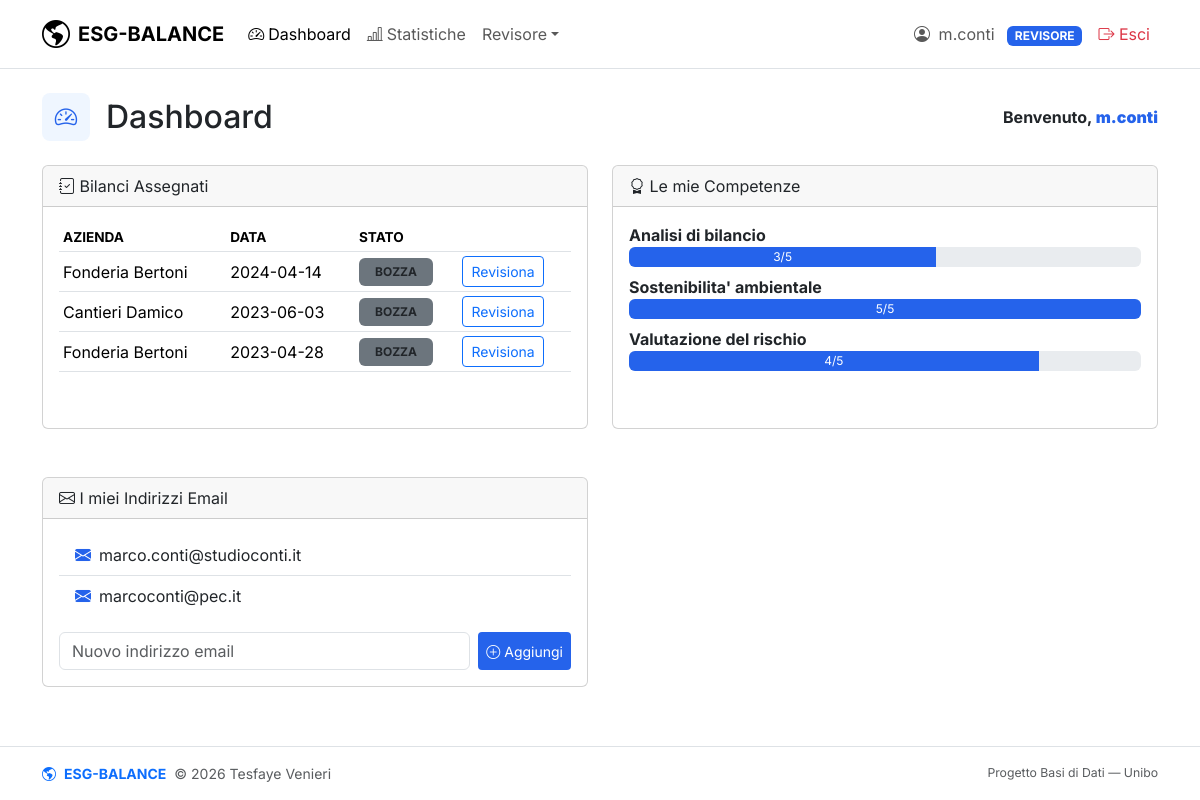
The app's page /pages/dashboard.php (signed in) with its own data.
### tables this page shows
CREATE TABLE competenze_revisore (
    username            VARCHAR(50)     NOT NULL,
    nome_competenza     VARCHAR(100)    NOT NULL,
    livello             TINYINT         NOT NULL,
    PRIMARY KEY (username, nome_competenza),
    FOREIGN KEY (username) REFERENCES revisori(username) ON DELETE CASCADE,
    CONSTRAINT chk_livello CHECK (livello BETWEEN 0 AND 5)
);

CREATE TABLE email_utente (
    username    VARCHAR(50)     NOT NULL,
    email       VARCHAR(150)    NOT NULL,
    PRIMARY KEY (username, email),
    FOREIGN KEY (username) REFERENCES utenti(username) ON DELETE CASCADE
);

### includes/auth.php (called while the page is built, shortened)
<?php
function currentRole(): ?string
{
    return $_SESSION['ruolo'] ?? null;
}
function currentUser(): ?string
{
    return $_SESSION['username'] ?? null;
}

### includes/db.php (called while the page is built, shortened)
<?php
function query(string $sql, array $params = []): array
{
    $pdo = getDBConnection();
    $stmt = $pdo->prepare($sql);
    $stmt->execute($params);
    return $stmt->fetchAll();
}

### includes/functions.php (called while the page is built, shortened)
<?php
function statoBadgeClass(string $stato): string
{
    return match ($stato) {
        'bozza' => 'bg-secondary text-dark',
        'in_revisione' => 'bg-accent text-white',
        'approvato' => 'bg-primary text-white',
        'respinto' => 'bg-secondary text-dark border border-2 border-primary',
        default => 'bg-secondary',
    };
}

### pages/dashboard.php (the view, shortened to what this page needs)
<?php
require_once __DIR__ . '/../includes/auth.php';
require_once __DIR__ . '/../includes/db.php';
require_once __DIR__ . '/../includes/functions.php';
$ruolo = currentRole();
$username = currentUser();
$emails = query("SELECT email FROM email_utente WHERE username = ? ORDER BY email", [$username]);
require_once __DIR__ . '/../includes/header.php';
?>
<div class="dashboard-header d-flex align-items-center justify-content-between mb-4">
    <div class="d-flex align-items-center gap-3">
        <span class="dashboard-icon"><i class="bi bi-speedometer2"></i></span>
        <h2 class="mb-0">Dashboard</h2>
    </div>
    <span class="fw-bold">Benvenuto, <strong class="text-accent"><?php echo htmlspecialchars($username); ?></strong></span>
</div>
<?php if ($ruolo === 'amministratore'): ?>
    <div class="row g-4">
        <div class="col-md-4">
            <div class="dashboard-card card h-100">
                <div class="card-body text-center">
                    <span class="dashboard-icon"><i class="bi bi-file-earmark-text"></i></span>
                    <h5 class="card-title mt-3">Template Bilancio</h5>
                    <p class="card-text">Gestisci le voci contabili del template condiviso.</p>
                    <a href="admin/template.php" class="btn dashboard-btn btn-outline-primary">Gestisci</a>
                </div>
            </div>
        </div>
        <div class="col-md-4">
            <div class="dashboard-card card h-100">
                <div class="card-body text-center">
                    <span class="dashboard-icon"><i class="bi bi-graph-up"></i></span>
                    <h5 class="card-title mt-3">Indicatori ESG</h5>
                    <p class="card-text">Popola la lista degli indicatori ESG.</p>
                    <a href="admin/indicatori.php" class="btn dashboard-btn btn-outline-accent">Gestisci</a>
                </div>
            </div>
        </div>
        <div class="col-md-4">
            <div class="dashboard-card card h-100">
                <div class="card-body text-center">
                    <span class="dashboard-icon"><i class="bi bi-person-check"></i></span>
                    <h5 class="card-title mt-3">Assegna Revisori</h5>
                    <p class="card-text">Assegna revisori ESG ai bilanci aziendali.</p>
                    <a href="admin/assegna_revisore.php" class="btn dashboard-btn btn-outline-accent">Gestisci</a>
                </div>
            </div>
        </div>
    </div>
<?php elseif ($ruolo === 'revisore'): ?>
    <?php
    $bilanci_assegnati = query(
        "SELECT r.id_bilancio, b.data_creazione, b.stato, a.nome AS azienda
         FROM revisioni r
         JOIN bilanci b ON b.id = r.id_bilancio
         JOIN aziende a ON a.id = b.id_azienda
         WHERE r.username_revisore = ?
         ORDER BY b.data_creazione DESC",
        [$username]
    );
    $competenze = query(
        "SELECT nome_competenza, livello FROM competenze_revisore WHERE username = ?",
        [$username]
    );
    ?>
    <div class="row g-4">
        <div class="col-md-6">
            <div class="dashboard-card card h-100">
                <div class="card-header"><i class="bi bi-journal-check"></i> Bilanci Assegnati</div>
                <div class="card-body">
                    <?php if (empty($bilanci_assegnati)): ?>
                        <p class="text-muted">Nessun bilancio assegnato.</p>
                    <?php else: ?>
                        <table class="table table-sm align-middle dashboard-table">
                            <thead>
                                <tr>
                                    <th>Azienda</th>
                                    <th>Data</th>
                                    <th>Stato</th>
                                    <th></th>
                                </tr>
                            </thead>
                            <tbody>
                                <?php foreach ($bilanci_assegnati as $b): ?>
                                    <tr>
                                        <td><?php echo htmlspecialchars($b['azienda']); ?></td>
                                        <td><?php echo $b['data_creazione']; ?></td>
                                        <td><span class="dashboard-badge badge text-uppercase px-3 py-2
                                <?php echo statoBadgeClass($b['stato']); ?>
                                ">
                                                <?php echo $b['stato']; ?></span></td>
                                        <td>
                                            <a href="revisore/revisione.php?id=<?php echo $b['id_bilancio']; ?>"
                                                class="btn btn-sm dashboard-btn btn-outline-primary">Revisiona</a>
                                        </td>
                                    </tr>
                                <?php endforeach; ?>
                            </tbody>
                        </table>
                    <?php endif; ?>
                </div>
            </div>
        </div>
        <div class="col-md-6">
            <div class="dashboard-card card h-100">
                <div class="card-header"><i class="bi bi-award"></i> Le mie Competenze</div>
                <div class="card-body">
                    <?php if (empty($competenze)): ?>
                        <p class="text-muted">Nessuna competenza inserita. <a href="revisore/competenze.php">Aggiungine una</a>.
                        </p>
                    <?php else: ?>
                        <?php foreach ($competenze as $c): ?>
                            <div class="mb-2">
                                <strong><?php echo htmlspecialchars($c['nome_competenza']); ?></strong>
                                <div class="progress" style="height:20px;">
                                    <div class="progress-bar bg-accent" style="width:<?php echo ($c['livello'] / 5) * 100; ?>%">
                                        <?php echo $c['livello']; ?>/5
                                    </div>
                                </div>
                            </div>
                        <?php endforeach; ?>
                    <?php endif; ?>
                </div>
            </div>
        </div>
    </div>
<?php endif; ?>
<div class="row g-4 mt-4">
    <div class="col-md-6">
        <div class="dashboard-card card">
            <div class="card-header"><i class="bi bi-envelope"></i> I miei Indirizzi Email</div>
            <div class="card-body">
                <?php if (empty($emails)): ?>
                    <p class="text-muted">Nessuna email registrata.</p>
                <?php else: ?>
                    <ul class="list-group list-group-flush mb-3">
                        <?php foreach ($emails as $e): ?>
                            <li class="list-group-item d-flex align-items-center gap-2">
                                <i class="bi bi-envelope-fill text-accent"></i>
                                <?php echo htmlspecialchars($e['email']); ?>
                            </li>
                        <?php endforeach; ?>
                    </ul>
                <?php endif; ?>
                <form method="POST" class="d-flex gap-2">
                    <input type="email" class="form-control" name="nuova_email" placeholder="Nuovo indirizzo email" required>
                    <button type="submit" class="btn btn-accent btn-sm text-nowrap">
                        <i class="bi bi-plus-circle"></i> Aggiungi
                    </button>
                </form>
            </div>
        </div>
    </div>
</div>
<?php require_once __DIR__ . '/../includes/footer.php'; ?>

### assets/css/style.css (style rules this page uses)
body { font-family: 'Inter', sans-serif; min-height: 100vh; display: flex; flex-direction: column; }
.bg-accent { background-color: #2563eb !important; }
.text-accent { color: #2563eb !important; }
.card { margin-bottom: 1.5rem; }
.table th { font-size: 0.85rem; text-transform: uppercase; }
.btn-accent { background: #2563eb; color: #fff; border: none; }
.dashboard-icon { background: #eff6ff; color: #2563eb; width: 48px; height: 48px; border-radius: 0.5rem; display: inline-flex; align-items: center; justify-content: center; font-size: 1.4rem; }

### records on screen
competenze_revisore: nome_competenza "Analisi di bilancio", livello "3"
competenze_revisore: nome_competenza "Sostenibilita' ambientale", livello "5"
competenze_revisore: nome_competenza "Valutazione del rischio", livello "4"
email_utente: email "marco.conti@studioconti.it"
email_utente: email "marcoconti@pec.it"

### other values on screen
$current_user "m.conti"
$current_role "REVISORE"
$username "m.conti"
$b['azienda'] "Fonderia Bertoni"
$b['data_creazione'] "2024-04-14"
$b['stato'] "BOZZA"
$b['azienda'] "Cantieri Damico"
$b['data_creazione'] "2023-06-03"
$b['data_creazione'] "2023-04-28"
